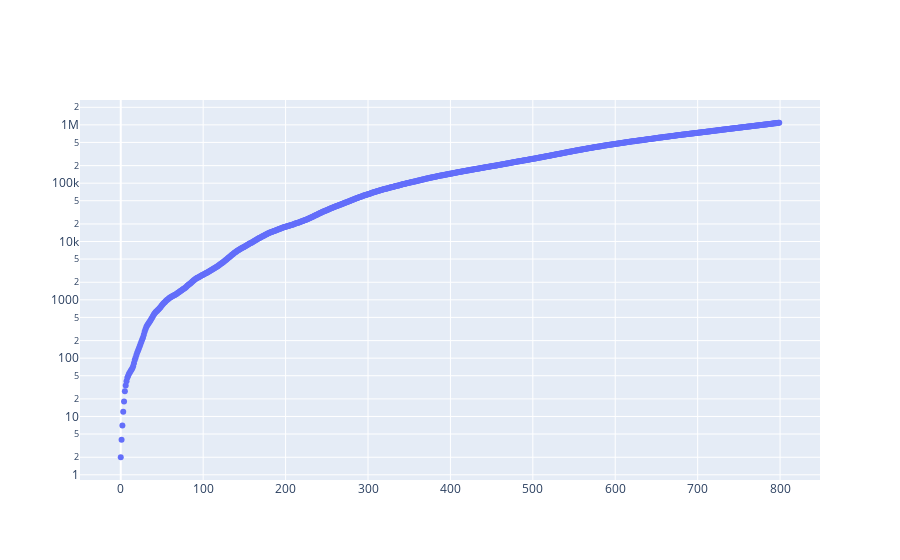

Notebook code for this chart:
### Code cell
fig = go.Figure(data=go.Scatter(
        x=gdf.index,
        y=gdf["colinies"],
        mode='markers',
    ))
fig.update_yaxes(type="log")
fig.show()

### Figure 1 — Plotly figure (JSON) as saved in the notebook; plotly's stock layout.template omitted (floating-point values rounded to 4 significant figures; data arrays with more than 128 entries replaced by an {"elided": "..."} marker saying what was removed)
{"data": [{"mode": "markers", "type": "scatter", "x": {"elided": "800 int values"}, "y": {"elided": "800 int values"}}], "layout": {"yaxis": {"type": "log"}}}
